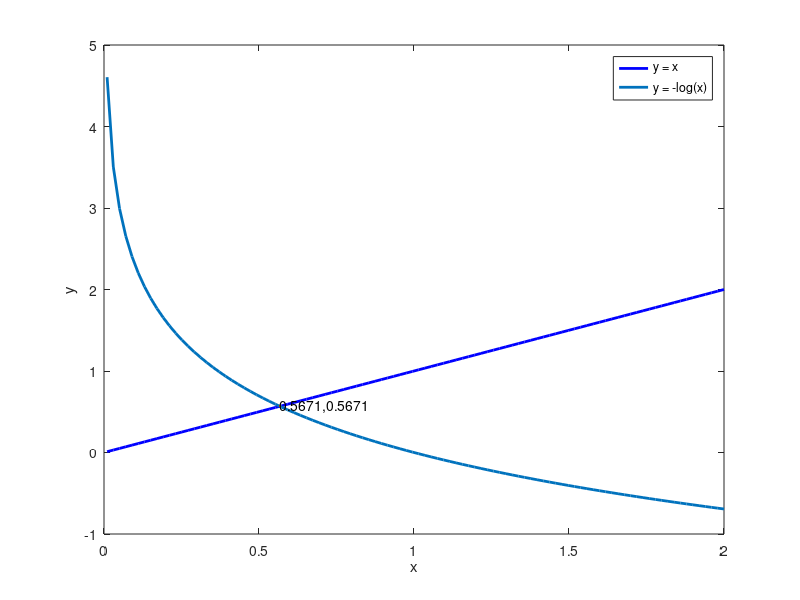

The MATLAB script that drew this image:
x = linspace(0.01, 2, 100);

y1 = x;
y2 = -log(x);

figure;
plot(x, y1, 'b-', 'LineWidth', 2);
hold on;
plot(x, y2, 'LineWidth', 2);
rx=fzero(@(x) x+log(x), [0.01,1]);
ry=rx;  %find the intersection point
plot(rx,ry);
text(rx,ry,sprintf('%.4f,%.4f',rx,ry));
hold off;

xlabel('x');
ylabel('y');
legend('y = x', 'y = -log(x)');
